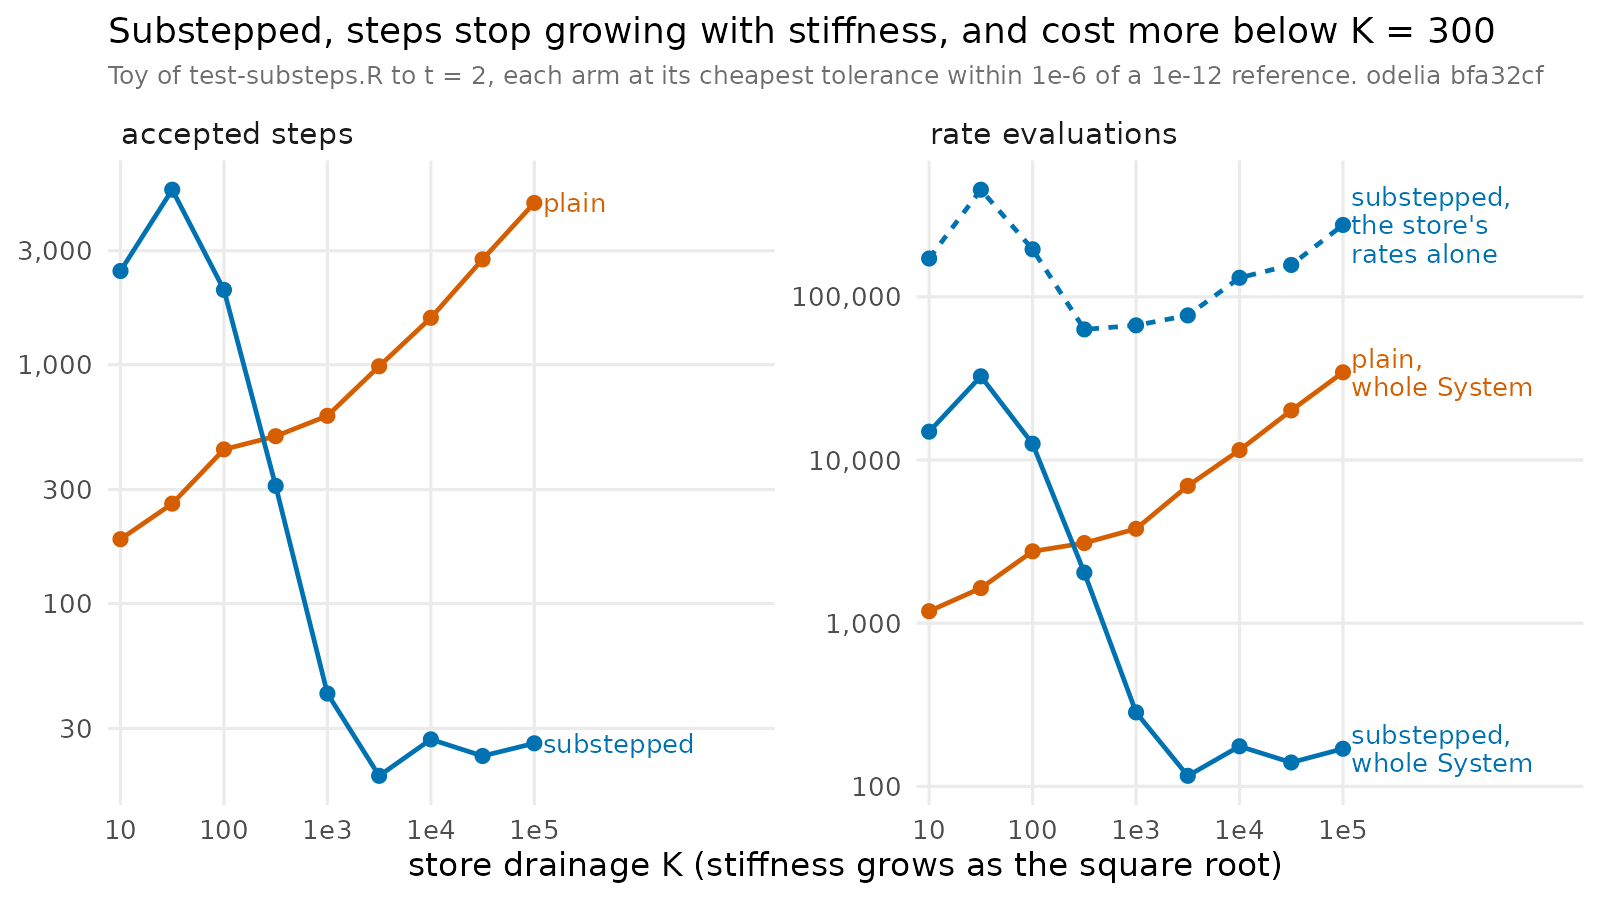

Generate this figure with R:
# Accepted steps and rate evaluations against the store's drainage K, for plain
# Cash-Karp and substepped (share 0.1), each at the cheapest tolerance in a sweep
# that lands within 1e-6 of a reference (plain Cash-Karp at 1e-12) at t = 2.
#   cd <odelia checkout at bfa32cf>; R_LIBS=<its build> Rscript <this file>
here <- dirname(normalizePath(sub("--file=", "", grep("--file=", commandArgs(FALSE), value = TRUE))))
csv <- file.path(here, "steps_vs_stiffness.csv")
target <- 1e-6
if (!file.exists(csv)) {
  source(file.path(here, "toy_module.R"))
  Ks <- 10^seq(1, 5, by = 0.5)
  tols <- 10^seq(-3, -10, by = -0.5)
  rows <- list()
  for (K in Ks) {
    p <- store_pars; p[3] <- K
    ref <- counted_run(-1, 1e-12, 2, p, store_y)$y
    for (arm in c("plain", "substepped")) {
      for (tol in tols) {
        r <- counted_run(if (arm == "plain") -1 else 0.1, tol, 2, p, store_y)
        rows[[length(rows) + 1]] <- data.frame(
          K = K, arm = arm, tol = tol, error = max(abs(r$y - ref)), steps = r$steps,
          full = r$full, sub = r$sub)
      }
    }
  }
  write.csv(do.call(rbind, rows), csv, row.names = FALSE)
}

library(ggplot2)
d <- read.csv(csv)
best <- do.call(rbind, lapply(split(d, list(d$K, d$arm)), function(x) {
  x <- x[x$error <= target, ]
  x[which.min(x$steps), ]
}))
write.csv(best, file.path(here, "steps_vs_stiffness_matched.csv"), row.names = FALSE)
long <- rbind(
  data.frame(K = best$K, arm = best$arm, panel = "accepted steps", n = best$steps),
  data.frame(K = best$K, arm = best$arm, panel = "rate evaluations", n = best$full),
  data.frame(K = best$K[best$arm == "substepped"], arm = "store alone",
             panel = "rate evaluations", n = best$sub[best$arm == "substepped"]))
cols <- c(plain = "#D55E00", substepped = "#0072B2", "store alone" = "#0072B2")
lt <- c(plain = "solid", substepped = "solid", "store alone" = "22")
lab <- do.call(rbind, lapply(split(long, list(long$panel, long$arm), drop = TRUE),
                             function(x) x[which.max(x$K), ]))
lab$text <- ifelse(lab$arm == "store alone", "substepped,\nthe store's\nrates alone", ifelse(lab$panel == "rate evaluations", paste0(lab$arm, ",\nwhole System"), as.character(lab$arm)))
p <- ggplot(long, aes(K, n, colour = arm, linetype = arm)) +
  geom_line(linewidth = 0.8) + geom_point(size = 2) +
  geom_text(data = lab, aes(label = text), hjust = 0, nudge_x = 0.08, size = 3.3,
            lineheight = 0.9, show.legend = FALSE) +
  facet_wrap(~panel, scales = "free_y") +
  scale_x_log10("store drainage K (stiffness grows as the square root)",
                breaks = 10^(1:5), labels = c("10", "100", "1e3", "1e4", "1e5"),
                expand = expansion(mult = c(0.03, 0.55))) +
  scale_y_log10(NULL, labels = function(x) format(x, big.mark = ",", scientific = FALSE, trim = TRUE)) +
  scale_colour_manual(values = cols, guide = "none") +
  scale_linetype_manual(values = lt, guide = "none") +
  labs(title = "Substepped, steps stop growing with stiffness, and cost more below K = 300",
       subtitle = "Toy of test-substeps.R to t = 2, each arm at its cheapest tolerance within 1e-6 of a 1e-12 reference. odelia bfa32cf") +
  theme_minimal(base_size = 12) +
  theme(plot.background = element_rect(fill = "white", colour = NA),
        panel.grid.minor = element_blank(), strip.text = element_text(hjust = 0, size = 11),
        plot.title = element_text(size = 13), plot.subtitle = element_text(size = 9, colour = "#6E6E6E"))
ragg::agg_png(file.path(here, "steps_vs_stiffness.png"), width = 8, height = 4.5, units = "in", res = 200)
print(p)
invisible(dev.off())
